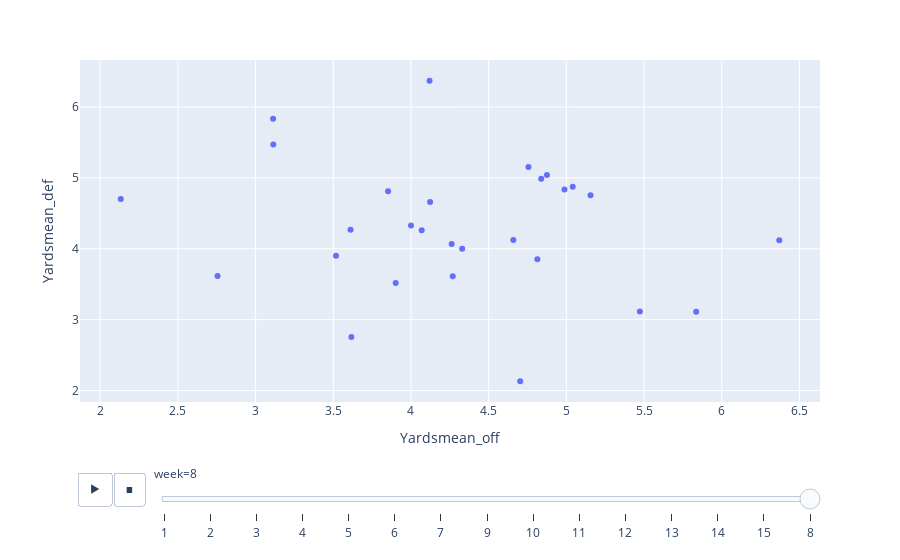

Notebook code cell kept with this figure:
### Code cell
px.scatter(grouped_cols, x='Yardsmean_off', y='Yardsmean_def', animation_frame='week') #, animation_group="country") #,
#            size="pop", color="continent", hover_name="country",log_x=True, size_max=55, range_x=[100,100000], range_y=[25,90])

# fig = go.Figure(data=go.Scatter(x=df_merged['Yards_offense'],
#                                 y=df_merged['Yards_defense'],
#                                 text=df_merged['OffenseTeam'],
#                                 textfont=dict(size=8, color='white'),
#                                 mode='markers+text',
#                                 marker=dict(size=20,color=df_merged['color']))
#                )

# fig.update_layout(title='First Down Efficiency on Offense and Defense')
# # ADD AXES
# fig.show()

### Figure 1 — Plotly figure (JSON) as saved in the notebook; plotly's stock layout.template omitted (floating-point values rounded to 4 significant figures)
{"data": [{"hovertemplate": "week=8<br>Yardsmean_off=%{x}<br>Yardsmean_def=%{y}<extra></extra>", "legendgroup": "", "marker": {"color": "#636efa", "symbol": "circle"}, "mode": "markers", "name": "", "orientation": "v", "showlegend": false, "type": "scatter", "x": [4.659, 5.473, 5.041, 4.123, 3.611, 4.12, 3.902, 2.755, 4.756, 4.813, 4.988, 3.853, 5.835, 4.703, 5.155, 3.518, 2.132, 4.838, 4.875, 4.269, 4.33, 3.113, 3.616, 3.114, 4.069, 4.262, 4, 6.37], "xaxis": "x", "y": [4.123, 3.114, 4.875, 4.659, 4.269, 6.37, 3.518, 3.616, 5.155, 3.853, 4.838, 4.813, 3.113, 2.132, 4.756, 3.902, 4.703, 4.988, 5.041, 3.611, 4, 5.835, 2.755, 5.473, 4.262, 4.069, 4.33, 4.12], "yaxis": "y"}], "layout": {"autosize": true, "legend": {"tracegroupgap": 0}, "margin": {"t": 60}, "sliders": [{"active": 14, "currentvalue": {"prefix": "week="}, "len": 0.9, "pad": {"b": 10, "t": 60}, "steps": [{"args": [["1"], {"frame": {"duration": 0, "redraw": false}, "fromcurrent": true, "mode": "immediate", "transition": {"duration": 0, "easing": "linear"}}], "label": "1", "method": "animate"}, {"args": [["2"], {"frame": {"duration": 0, "redraw": false}, "fromcurrent": true, "mode": "immediate", "transition": {"duration": 0, "easing": "linear"}}], "label": "2", "method": "animate"}, {"args": [["3"], {"frame": {"duration": 0, "redraw": false}, "fromcurrent": true, "mode": "immediate", "transition": {"duration": 0, "easing": "linear"}}], "label": "3", "method": "animate"}, {"args": [["4"], {"frame": {"duration": 0, "redraw": false}, "fromcurrent": true, "mode": "immediate", "transition": {"duration": 0, "easing": "linear"}}], "label": "4", "method": "animate"}, {"args": [["5"], {"frame": {"duration": 0, "redraw": false}, "fromcurrent": true, "mode": "immediate", "transition": {"duration": 0, "easing": "linear"}}], "label": "5", "method": "animate"}, {"args": [["6"], {"frame": {"duration": 0, "redraw": false}, "fromcurrent": true, "mode": "immediate", "transition": {"duration": 0, "easing": "linear"}}], "label": "6", "method": "animate"}, {"args": [["7"], {"frame": {"duration": 0, "redraw": false}, "fromcurrent": true, "mode": "immediate", "transition": {"duration": 0, "easing": "linear"}}], "label": "7", "method": "animate"}, {"args": [["9"], {"frame": {"duration": 0, "redraw": false}, "fromcurrent": true, "mode": "immediate", "transition": {"duration": 0, "easing": "linear"}}], "label": "9", "method": "animate"}, {"args": [["10"], {"frame": {"duration": 0, "redraw": false}, "fromcurrent": true, "mode": "immediate", "transition": {"duration": 0, "easing": "linear"}}], "label": "10", "method": "animate"}, {"args": [["11"], {"frame": {"duration": 0, "redraw": false}, "fromcurrent": true, "mode": "immediate", "transition": {"duration": 0, "easing": "linear"}}], "label": "11", "method": "animate"}, {"args": [["12"], {"frame": {"duration": 0, "redraw": false}, "fromcurrent": true, "mode": "immediate", "transition": {"duration": 0, "easing": "linear"}}], "label": "12", "method": "animate"}, {"args": [["13"], {"frame": {"duration": 0, "redraw": false}, "fromcurrent": true, "mode": "immediate", "transition": {"duration": 0, "easing": "linear"}}], "label": "13", "method": "animate"}, {"args": [["14"], {"frame": {"duration": 0, "redraw": false}, "fromcurrent": true, "mode": "immediate", "transition": {"duration": 0, "easing": "linear"}}], "label": "14", "method": "animate"}, {"args": [["15"], {"frame": {"duration": 0, "redraw": false}, "fromcurrent": true, "mode": "immediate", "transition": {"duration": 0, "easing": "linear"}}], "label": "15", "method": "animate"}, {"args": [["8"], {"frame": {"duration": 0, "redraw": false}, "fromcurrent": true, "mode": "immediate", "transition": {"duration": 0, "easing": "linear"}}], "label": "8", "method": "animate"}], "x": 0.1, "xanchor": "left", "y": 0, "yanchor": "top"}], "updatemenus": [{"active": 0, "buttons": [{"args": [null, {"frame": {"duration": 500, "redraw": false}, "fromcurrent": true, "mode": "immediate", "transition": {"duration": 500, "easing": "linear"}}], "label": "&#9654;", "method": "animate"}, {"args": [[null], {"frame": {"duration": 0, "redraw": false}, "fromcurrent": true, "mode": "immediate", "transition": {"duration": 0, "easing": "linear"}}], "label": "&#9724;", "method": "animate"}], "direction": "left", "pad": {"r": 10, "t": 70}, "showactive": false, "type": "buttons", "x": 0.1, "xanchor": "right", "y": 0, "yanchor": "top"}], "xaxis": {"anchor": "y", "autorange": true, "domain": [0, 1], "range": [2.523, 6.183], "title": {"text": "Yardsmean_off"}, "type": "linear"}, "yaxis": {"anchor": "x", "autorange": true, "domain": [0, 1], "range": [2.469, 6.236], "title": {"text": "Yardsmean_def"}, "type": "linear"}}}
